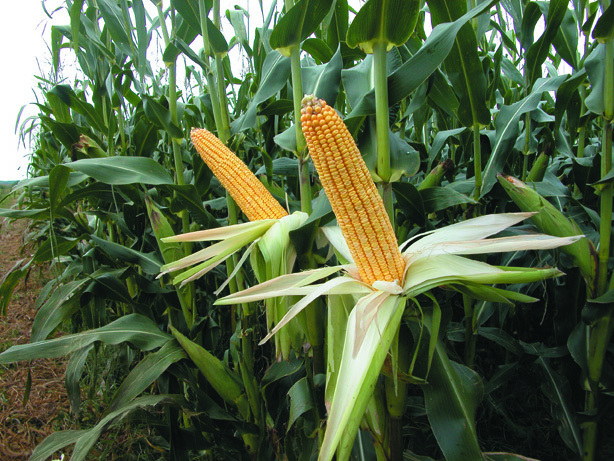
#> input picture laplacian-pyramid/original.jpg, 614 x 461 px
$ python codec_laplacian.py
#> lines starting #> are read from the running program, lines starting #| are printed output that depends on the picture
import cv2
import numpy as np
import os
import heapq
from collections import defaultdict
import time

def prod(val):
    val = list(val)
    res = 1
    for ele in val:
        res *= ele
    return res

def laplacian_pyramid_encode(image, levels):
    """
    Encodes an image into a Laplacian pyramid.

    Args:
        image (numpy.ndarray): Input image.
        levels (int): Number of levels in the pyramid.

    Returns:
        list: Laplacian pyramid (list of numpy arrays).
    """
    gaussian_pyramid = [image.astype(np.int16)]
    for i in range(levels - 1):
        image = cv2.pyrDown(image).astype(np.int16)
        gaussian_pyramid.append(image)

    laplacian_pyramid = []
    for i in range(levels - 1, 0, -1):
        size = (gaussian_pyramid[i - 1].shape[1], gaussian_pyramid[i - 1].shape[0])
        expanded = cv2.pyrUp(gaussian_pyramid[i], dstsize=size).astype(np.int16)
        laplacian = cv2.subtract(gaussian_pyramid[i - 1], expanded)
        laplacian_pyramid.append(laplacian)

    laplacian_pyramid = [gaussian_pyramid[-1]] + laplacian_pyramid

    return gaussian_pyramid, laplacian_pyramid

def laplacian_pyramid_decode(laplacian_pyramid, target_level):
    """
    Decodes a Laplacian pyramid back into an image.

    Args:
        laplacian_pyramid (list): Laplacian pyramid (list of numpy arrays).
        target_level (int): The level to reconstruct to.

    Returns:
        numpy.ndarray: Reconstructed image.
    """
    image = laplacian_pyramid[0]  # Start with the smallest Gaussian level
    for i in range(1, len(laplacian_pyramid) - target_level):
        size = (laplacian_pyramid[i].shape[1], laplacian_pyramid[i].shape[0])
        image = cv2.pyrUp(image, dstsize=size).astype(np.int16)
        image = cv2.add(image, laplacian_pyramid[i])

    return image

def build_huffman_tree(data):
    """
    Builds a Huffman tree for the given data.

    Args:
        data (numpy.ndarray): Input data.

    Returns:
        dict: Huffman codes for each value in the data.
    """
    frequency = defaultdict(int)
    for value in data.ravel():
        frequency[value] += 1

    heap = [[weight, [symbol, ""]] for symbol, weight in frequency.items()]
    heapq.heapify(heap)

    while len(heap) > 1:
        lo = heapq.heappop(heap)
        hi = heapq.heappop(heap)
        for pair in lo[1:]:
            pair[1] = '0' + pair[1]
        for pair in hi[1:]:
            pair[1] = '1' + pair[1]
        heapq.heappush(heap, [lo[0] + hi[0]] + lo[1:] + hi[1:])

    huffman_codes = sorted(heapq.heappop(heap)[1:], key=lambda p: (len(p[-1]), p))
    return {symbol: code for symbol, code in huffman_codes}

def huffman_encode(data, huffman_codes):
    """
    Encodes the data using Huffman codes.

    Args:
        data (numpy.ndarray): Input data.
        huffman_codes (dict): Huffman codes.

    Returns:
        tuple: Encoded data as binary and its original bitstring length.
    """
    bitstring = ''.join(huffman_codes[value] for value in data.ravel())
    bitstring_length = len(bitstring)
    encoded_data = int(bitstring, 2).to_bytes((bitstring_length + 7) // 8, byteorder='big')
    return encoded_data, bitstring_length

def huffman_decode(encoded_data, bitstring_length, huffman_codes, shape):
    """
    Decodes a Huffman encoded binary data back into an array.

    Args:
        encoded_data (bytes): Huffman encoded binary data.
        bitstring_length (int): Length of the original bitstring.
        huffman_codes (dict): Huffman codes.
        shape (tuple): Shape of the original data.

    Returns:
        numpy.ndarray: Decoded data.
    """
    reverse_codes = {code: symbol for symbol, code in huffman_codes.items()}
    bitstring = bin(int.from_bytes(encoded_data, byteorder='big'))[2:]
    bitstring = bitstring.zfill(bitstring_length)

    decoded_data = []
    current_code = ""
    for bit in bitstring:
        current_code += bit
        if current_code in reverse_codes:
            decoded_data.append(reverse_codes[current_code])
            current_code = ""
    return np.array(decoded_data, dtype=np.int16).reshape(shape)

# Example usage:
if __name__ == "__main__":
    # Load an image
    image = cv2.imread("original.jpg")
#> image is the input picture: shape (461, 614, 3); mean B, G, R 66.3, 101.7, 83.9
    image = cv2.resize(image, (512, 512))  # Resize for simplicity
#> image: shape (512, 512, 3)
    original_shape = image.shape
#> original_shape = (512, 512, 3)
    print(f"Original image {original_shape}: {prod(original_shape):,d} Bytes with {image.dtype}")
#| Original image (512, 512, 3): 786,432 Bytes with uint8

    # Create output directory if it doesn't exist
    os.makedirs("output", exist_ok=True)

    # Encode image into Laplacian pyramid
    levels = 4
    start_time = time.time()
    gaussian_pyramid, laplacian_pyramid = laplacian_pyramid_encode(image, levels)
#> the loop in laplacian_pyramid_encode, `for i in range(levels - 1):` made 3 passes
#> pass 1, in laplacian_pyramid_encode, `image = cv2.pyrDown(image).astype(np.int16)`:
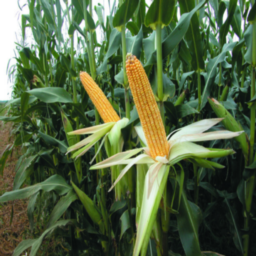
#> image: shape (256, 256, 3) int16; mean of channels 0, 1, 2 66.4, 101.8, 83.9; drawn as B, G, R
#> pass 3, in laplacian_pyramid_encode, `image = cv2.pyrDown(image).astype(np.int16)`:
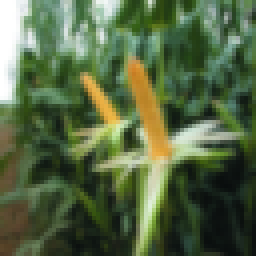
#> image: shape (64, 64, 3) int16 (shown 4 times larger); mean of channels 0, 1, 2 67.5, 102.9, 85.1; drawn as B, G, R
#> after the loop in laplacian_pyramid_encode, `for i in range(levels - 1):`: gaussian_pyramid = 4 items
#> the loop in laplacian_pyramid_encode, `for i in range(levels - 1, 0, -1):` made 3 passes
#> pass 1, in laplacian_pyramid_encode, `expanded = cv2.pyrUp(gaussian_pyramid[i], dstsize=size).astype(np.int16)`:
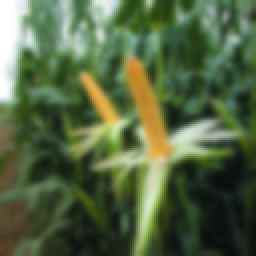
#> expanded: shape (128, 128, 3) int16 (shown 2 times larger); mean of channels 0, 1, 2 66.8, 102.3, 84.4; drawn as B, G, R
#> pass 1, in laplacian_pyramid_encode, `laplacian = cv2.subtract(gaussian_pyramid[i - 1], expanded)`:
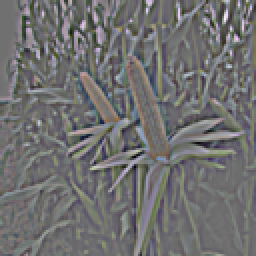
#> laplacian: shape (128, 128, 3) int16 (shown 2 times larger); mean of channels 0, 1, 2 -0.1, -0.1, -0.1; drawn with min black and max white
#> pass 2, in laplacian_pyramid_encode, `laplacian = cv2.subtract(gaussian_pyramid[i - 1], expanded)`:
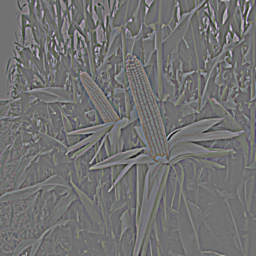
#> laplacian: shape (256, 256, 3) int16; mean of channels 0, 1, 2 0, -0.1, -0.1; drawn with min black and max white
#> after the loop in laplacian_pyramid_encode, `for i in range(levels - 1, 0, -1):`: laplacian_pyramid = 3 items
#> in laplacian_pyramid_encode, `laplacian_pyramid = [gaussian_pyramid[-1]] + laplacian_pyramid`: laplacian_pyramid = 4 items
#> gaussian_pyramid = 4 items; laplacian_pyramid = 4 items
    print(f"Creating Laplacian Pyramid: {time.time() - start_time:.4f} sec")

    # Directly create the lowest Gaussian layer
    start_time = time.time()
    for _ in range(levels):
        image = cv2.pyrDown(image)
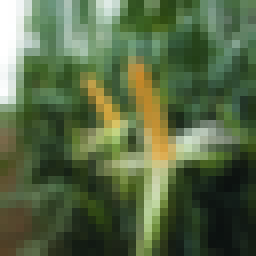
#> image: shape (32, 32, 3) (shown 8 times larger); mean B, G, R 68.9, 104.3, 86.5
    print(f"Creating Lowest Gaussian Layer: {time.time() - start_time:.4f} sec")

    # Save intermediate Laplacian layers
    total_compressed_size = 0
    for i, laplacian in enumerate(laplacian_pyramid):  # Exclude the smallest Gaussian layer
        level = levels - i - 1
        if i == 0:
            cv2.imwrite(f"output/Laplacian_Level_{level}.png", laplacian.astype(np.uint8))
        else:
            cv2.imwrite(f"output/Laplacian_Level_{level}.png", (laplacian + 128).astype(np.uint8))

        # Huffman encode each Laplacian layer
        start_time = time.time()
        huffman_codes = build_huffman_tree(laplacian)
        encoded_data, bitstring_length = huffman_encode(laplacian, huffman_codes)
        print(f"Encoding Laplacian Pyramid Level {level}: {time.time() - start_time:.4f} sec")

        # Calculate and print compressed size
        compressed_size = len(encoded_data)
        total_compressed_size += compressed_size

        uncompressed_size = prod(laplacian.shape)
        print(f" >> Compressed size {laplacian.shape}, {laplacian.dtype}: {compressed_size:,d} bytes (uncomp. {uncompressed_size:,d} bytes, {compressed_size / uncompressed_size * 100:.2f}%)")

        # Decode the encoded data for verification
        decoded_layer = huffman_decode(encoded_data, bitstring_length, huffman_codes, laplacian.shape)
        assert np.array_equal(decoded_layer, laplacian), "Decoded layer does not match original!"
#> this loop made 4 passes
#> (level, bitstring_length, compressed_size, total_compressed_size, val in prod, uncompressed_size) on passes 1 to 4: (3, 92485, 11561, 11561, [64, 64, 3], 12288), (2, 293800, 36725, 48286, [128, 128, 3], 49152), (1, 1128519, 141065, 189351, [256, 256, 3], 196608), (0, 4395858, 549483, 738834, [512, 512, 3], 786432)
#|  >> Compressed size (64, 64, 3), int16: 11,561 bytes (uncomp. 12,288 bytes, 94.08%)
#|  >> Compressed size (128, 128, 3), int16: 36,725 bytes (uncomp. 49,152 bytes, 74.72%)
#|  >> Compressed size (256, 256, 3), int16: 141,065 bytes (uncomp. 196,608 bytes, 71.75%)
#|  >> Compressed size (512, 512, 3), int16: 549,483 bytes (uncomp. 786,432 bytes, 69.87%)
#> pass 2, `cv2.imwrite(f"output/Laplacian_Level_{level}.png", (laplacian + 128).a..`:
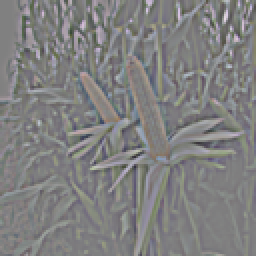
#> saved as Laplacian_Level_2.png: shape (128, 128, 3) (shown 2 times larger); mean B, G, R 127.9, 127.9, 127.9
#> after the loop, total_compressed_size = 738834

    print(f"Total compressed size: {total_compressed_size:,d} bytes")
#| Total compressed size: 738,834 bytes

    # Decode Laplacian pyramid back to image
    for i in range(levels):
        level = levels - i - 1
        reconstructed_image = laplacian_pyramid_decode(laplacian_pyramid, level)

        # Upscale into original scale
        image = reconstructed_image
        for _ in range(level):
            size = (image.shape[0] * 2, image.shape[1] * 2)
            image = cv2.pyrUp(image, dstsize=size).astype(np.int16)

        cv2.imwrite(f"output/Recon_Level_{level}.png", image)


    # Save original and reconstructed images
    cv2.imwrite("output/Original_Image.png", image)
    cv2.imwrite("output/Reconstructed_Image.png", reconstructed_image)

    # Verify that the reconstructed image matches the original
    assert np.allclose(reconstructed_image, image), "Reconstructed image does not match original!"
